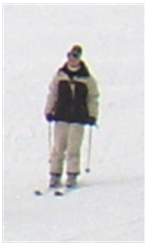
#> input picture ProjectHOG/newimg.PNG, 145 x 247 px, given in place of Test.mp4, which was not available
$ python calc_hog.py
#> lines starting #> are read from the running program, lines starting #| are printed output that depends on the picture; after the words box and inside, x2 and y2 are one past the last pixel; in counts of white or black regions, pixels touching at a corner belong together; pictures that were not available may be replaced by others from this repository, and a replacement may not be noted
#> further down, frame is the input picture: shape (247, 145, 3); mean B, G, R 214.5, 213.8, 214.9
import numpy as np
import cv2 as cv
import matplotlib.pyplot as plt
from numba import njit

# Vertical  kernel
kernel = np.array([[-1],
                   [0],
                   [1]])

# Horizontal kernel
kernel2 = np.array([[-1, 0, 1]])
window_size = 8

@njit()
def cal_histogram(angles, mags):
    SizeX = int((angles[0].shape[0]) / window_size)
    SizeY = int((angles[0].shape[1]) / window_size)

    histogram_list = np.zeros((SizeY, SizeX, 9))
    for x in range(0, SizeX):
        for y in range(0, SizeY):
            r = x * window_size
            c = y * window_size


            # Finds the biggest magnitude from the three channels and uses this as the magnitude together with the connected angle.
            for i in range(0, window_size):
                for j in range(0, window_size):
                    working_angle = 0.0
                    working_mag = 0.0
                    for channel in range(len(angles)):
                        # This is for bins spaced over 0◦–180◦, i.e. the ‘sign’ of the gradient is ignored.
                        if mags[channel][r + i][c + j] > working_mag:
                            working_angle = angles[channel][r + i][c + j]
                            working_mag = mags[channel][r + i][c + j]

                     # If the angle is bigger than 180 it is changed into the corespoinding normalized in between 0 an 180.
                    if working_angle > 180:
                        working_angle -= 180

                    # This section divides the magnitudes out in the 9 histogram bins.
                    bin = int(working_angle / 20.0)
                    per_for_next_upper = ((bin + 1) * 20 - working_angle) / 20
                    per_for_next_bottom = (working_angle - bin * 20) / 20

                    if bin == 8:
                        histogram_list[y, x][bin] += working_mag * per_for_next_bottom
                        histogram_list[y, x][0] += working_mag * per_for_next_upper
                    else:
                        histogram_list[y, x][bin] += working_mag * per_for_next_bottom
                        histogram_list[y, x][bin + 1] += working_mag * per_for_next_upper

    return histogram_list


def calculate_Hog_OPENCV(frame, notUsed=None):
    # [17 lines of commented-out code are left out]
    hog = cv.HOGDescriptor()
    winStride = (8,8)
    padding = (8,8)
    locations = ((0,0),)
    hist = hog.compute(frame,winStride,padding,locations)
    return hist.ravel(), None


def calculate_Hog(frame, draw_arrows = False):
#> called with draw_arrows = True
    channels = cv.split(frame) #splits  the  image  into  the  threechannels

    # Calculate  the  gradients  in x and y direction
    mags = []
    angles = []
    for channel in channels:
        gy = (np.float32(cv.filter2D(channel, -1, kernel)) / 255.0)
        gx = (np.float32(cv.filter2D(channel, -1, kernel2)) / 255.0)
        # Converts  them  into  polar  coordinates  and  saves  themagnitudes  and  angles  in two  lists
        mag, angle = cv.cartToPolar(gx, gy, angleInDegrees=True)
        mags.append(mag)
        angles.append(angle)
#> this loop made 3 passes
#> pass 1, in calculate_Hog, `gy = (np.float32(cv.filter2D(channel, -1, kernel)) / 255.0)`:
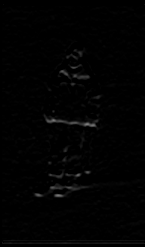
#> gy: shape (247, 145) float32; min 0, max 0.486, mean 0.00862
#> pass 1, in calculate_Hog, `gx = (np.float32(cv.filter2D(channel, -1, kernel2)) / 255.0)`:
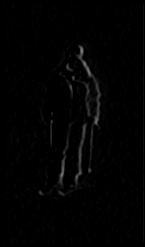
#> gx: shape (247, 145) float32; min 0, max 0.49, mean 0.0099
#> pass 1, in calculate_Hog, `mag, angle = cv.cartToPolar(gx, gy, angleInDegrees=True)`:
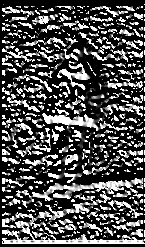
#> angle: shape (247, 145) float32; min 0, max 90, mean 28.1; drawn with min black and max white
#> after the loop, angles = 3 items; mags = 3 items
    # Converts  them  into  polar  coordinates  and  saves  themagnitudes  and  angles  in two  lists
    histogram_list = cal_histogram(angles, mags)

    # [7 lines of commented-out code are left out]
    feature_vector = []

    e = 0.0000001
    for x in range(0, histogram_list.shape[0] - 1):
        row_x = []
        for y in range(0, histogram_list.shape[1] - 1):
            new_hist = np.array([]).astype(np.float32)
            for x_new in range(0, 2):
                for y_new in range(0, 2):
                    new_hist = np.append(new_hist, np.array(histogram_list[x + x_new, y + y_new])) # make a histogram for just 4 cells
            # L2- normalize then clip then normalize.
            divide_value = np.sqrt(np.linalg.norm(new_hist) ** 2 + e)
            #new_table = [min(x, 0.2) for x in (new_hist / divide_value)]
            #divide_value2 = np.sqrt(np.linalg.norm(new_table) ** 2 + e)
            feature_vector.append(new_hist / divide_value) # append histogram to faturevector
#> after the loop, feature_vector = 493 items


    if (draw_arrows):
        for x in range(0, histogram_list.shape[0]):
            for y in range(0, histogram_list.shape[1]):
                center_x = x * window_size + int(window_size / 2)
                center_y = y * window_size + int(window_size / 2)
                for i, value in enumerate(histogram_list[x, y]):
                    end_x = int(center_x + value * np.sin((i * 20) * np.pi / 180) )
                    end_y = int(center_y + value * np.cos((i * 20) * np.pi / 180) )
                    cv.arrowedLine(frame, (center_x, center_y), (end_x, end_y), (0, 0, 255))
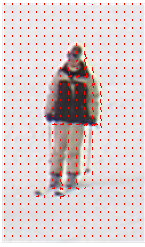
#> frame: shape (247, 145, 3); 3.64% of pixels changed, all inside (x1, y1, x2, y2) = (4, 3, 141, 237)

    return np.reshape(feature_vector, len(feature_vector)*len(feature_vector[0])), frame


if __name__ == "__main__":
    cap = cv.VideoCapture(r"Test.mp4")
    # Check if the webcam is opened correctly
    if not cap.isOpened():
        raise IOError("Cannot open webcam")

    # frame = cv.imread("newimg3.png")
    # frame = cv.resize(frame,(64,128))
    while True:
        ret, frame = cap.read()
        histrograms, frame = calculate_Hog(frame, True)
#> histrograms = 17748 values, max 0.985 at index 10594, min 0 at index 0, mean 0.0952

        plt.figure()
        plt.imshow(cv.cvtColor(frame, cv.COLOR_BGRA2RGB))
        plt.show()
